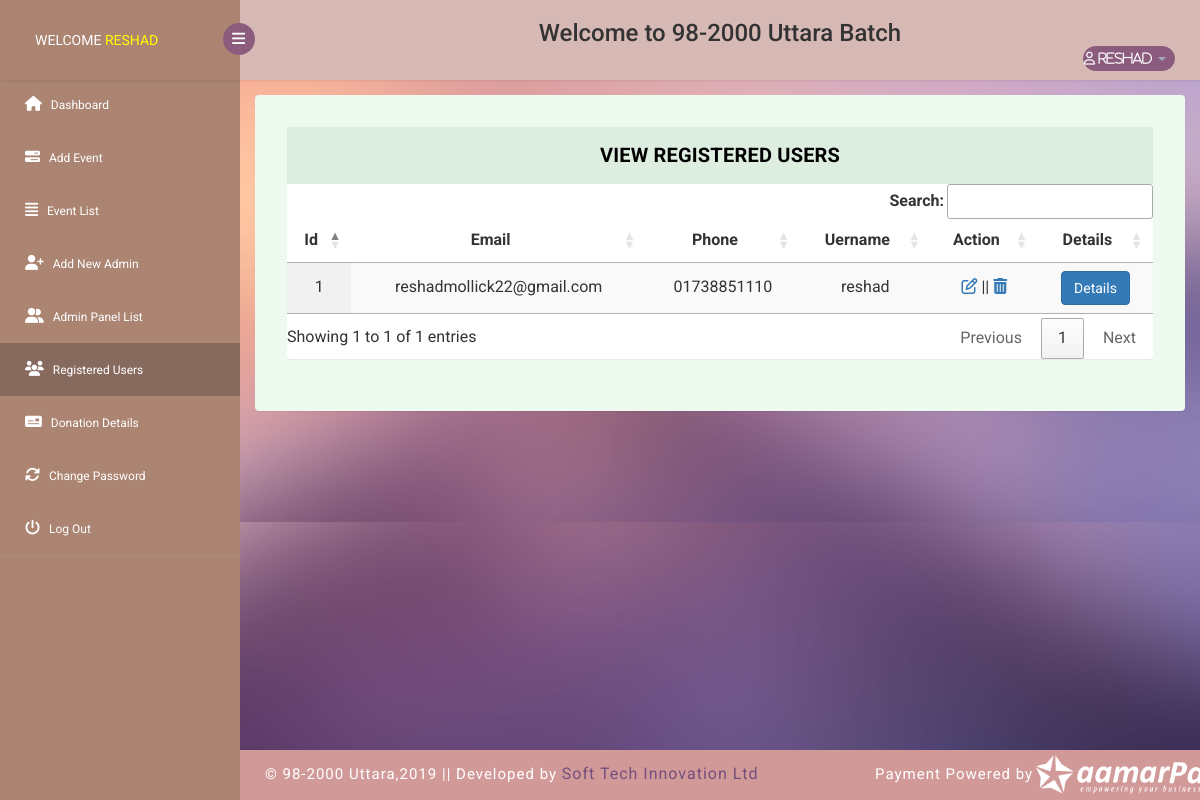
The app's page /admin/view_registered_users.php (signed in) with its own data.
### tables this page shows
CREATE TABLE `users` (
  `id` int(11) NOT NULL,
  `email` varchar(255) NOT NULL,
  `phone` varchar(255) NOT NULL,
  `username` varchar(255) NOT NULL,
  `password` varchar(255) NOT NULL,
  `mail_verify` varchar(255) DEFAULT '0',
  `otp` int(255) NOT NULL
);

### admin/view_registered_users.php (the view, shortened to what this page needs)
<!DOCTYPE html>
<?php
include('header.php');
include('sidebar.php');
?>
<section id="main-content">
    <section class="wrapper">
      <div class="table-agile-info">
 <div class="panel panel-default">
    <div class="panel-heading">
     <b>View Registered Users</b>
    </div>
    <div>
        <tbody>
 <table id="example" class="display nowrap" style="width:100%">
        <thead>
            <tr class="bg-dark text-white text-center">
                <th style="text-align: center;">Id</th>
                <th style="text-align: center;">Email</th>
                <th style="text-align: center;">Phone</th>
                <th style="text-align: center;">Uername</th>
                <?php
                 if ($_SESSION['adminRole'] == 'Admin' || $_SESSION['adminRole'] =='SuperAdmin') { ?>
                    <th style="text-align: center;"> Action </th>
                 <?php
                 }
                ?>
                <th style="text-align: center;"> Details </th>
            </tr>
        </thead>
    <?php
 include 'conn.php';
 $q = "SELECT * FROM users order by id DESC";
 $query = mysqli_query($con,$q);
$i=0;
 while($res = mysqli_fetch_array($query)){
    $i++;
 ?>
    <tr class="text-center">
        <td>
            <?php echo $i;  ?>
        </td>
        <td>
            <?php echo $res['email'];  ?>
        </td>
        <td>
            <?php echo $res['phone'];  ?>
        </td>
        <td>
            <?php echo $res['username'];  ?>
        </td>
        <?php
            if ($_SESSION['adminRole'] == 'Admin'|| $_SESSION['adminRole'] =='SuperAdmin') { ?>
        <td>
          <a href="edit_registered_users.php?editid=<?php echo base64_encode($res['id']); ?>" ><i class="fa fa-edit"></i> </a>||
        <a href="?delid=<?php echo $res['id']; ?>" onclick="return confirm('Are you sure you want to delete this users?')"><i class="fa fa-trash"></i></a>
        </td>
        <?php
            }
        ?>
        <td>
          <a href="admin_registered_users_all_info.php?viewid=<?php echo base64_encode($res['id']); ?>" class="btn btn-primary">Details</a>
        </td>
    </tr>
    <?php }?>
</table>
        </tbody>
    </div>
  </div>
</div>
</section>
<?php
include('footer.php');
?>
</section>
</body>
</html>

### admin/css/style.css (style rules this page uses)
html, body { font-family: 'Roboto', sans-serif; font-size: 100%; overflow-x: hidden; background: url(../images/bg.jpg) no-repeat 0px 0px; background-size:cover; min-height:100%; position:relative; }
body a { transition: 0.5s all ease; -webkit-transition: 0.5s all ease; -moz-transition: 0.5s all ease; -o-transition: 0.5s all ease; -ms-transition: 0.5s all ease; text-decoration:none; }
#main-content { margin-left:240px; -webkit-transition:all .3s ease-in-out; -moz-transition:all .3s ease-in-out; -o-transition:all .3s ease-in-out; transition:all .3s ease-in-out; }
.wrapper { display:inline-block; margin-top:80px; padding:15px; width:100%; margin-bottom: 10%; }
.panel-heading { position: relative; height: 57px; line-height: 57px; letter-spacing: 0.2px; color: #000; font-size: 18px; font-weight: 400; padding: 0 16px; background:#ddede0; border-top-right-radius: 2px; border-top-left-radius: 2px; text-transform: uppercase; text-align: center; }
.panel { border: none ! important; }
.table-agile-info { background: #eef9f0; padding: 2em; border-radius: 4px; -webkit-box-shadow: 0 1px 1px rgba(0,0,0,.05); box-shadow: 0 1px 1px rgba(0,0,0,.05); }
.panel-default>.panel-heading { color: #000000 ! important; background-color: #ddede0 ! important; border-color: #ddede0 ! important; font-size: 20px; }

### records on screen
users: email "reshadmollick22@gmail.com", phone "01738851110", username "reshad"

### other values on screen
$_SESSION['adminUsername'] "RESHAD"
$_SESSION['adminUsername'] "reshad"
